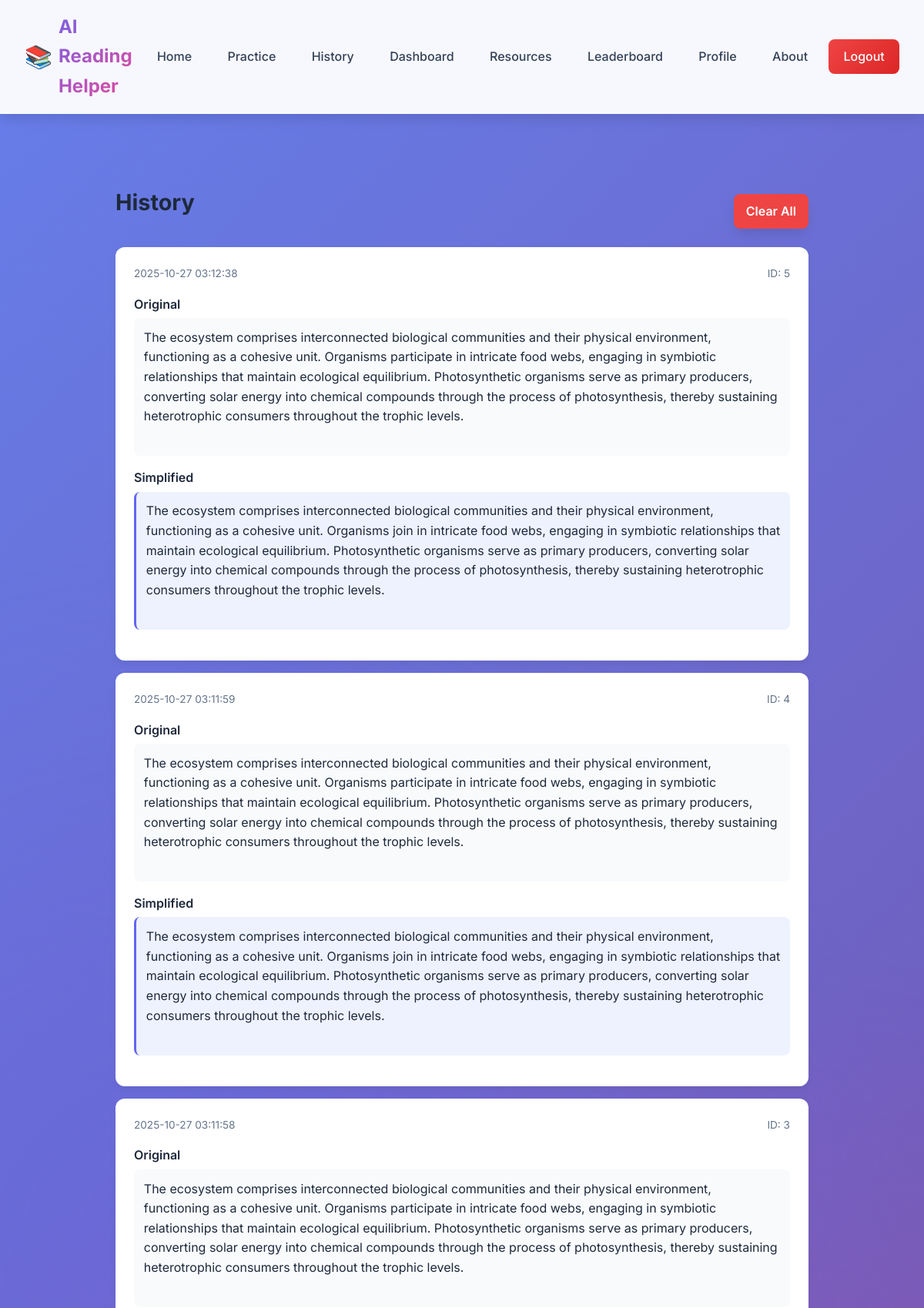
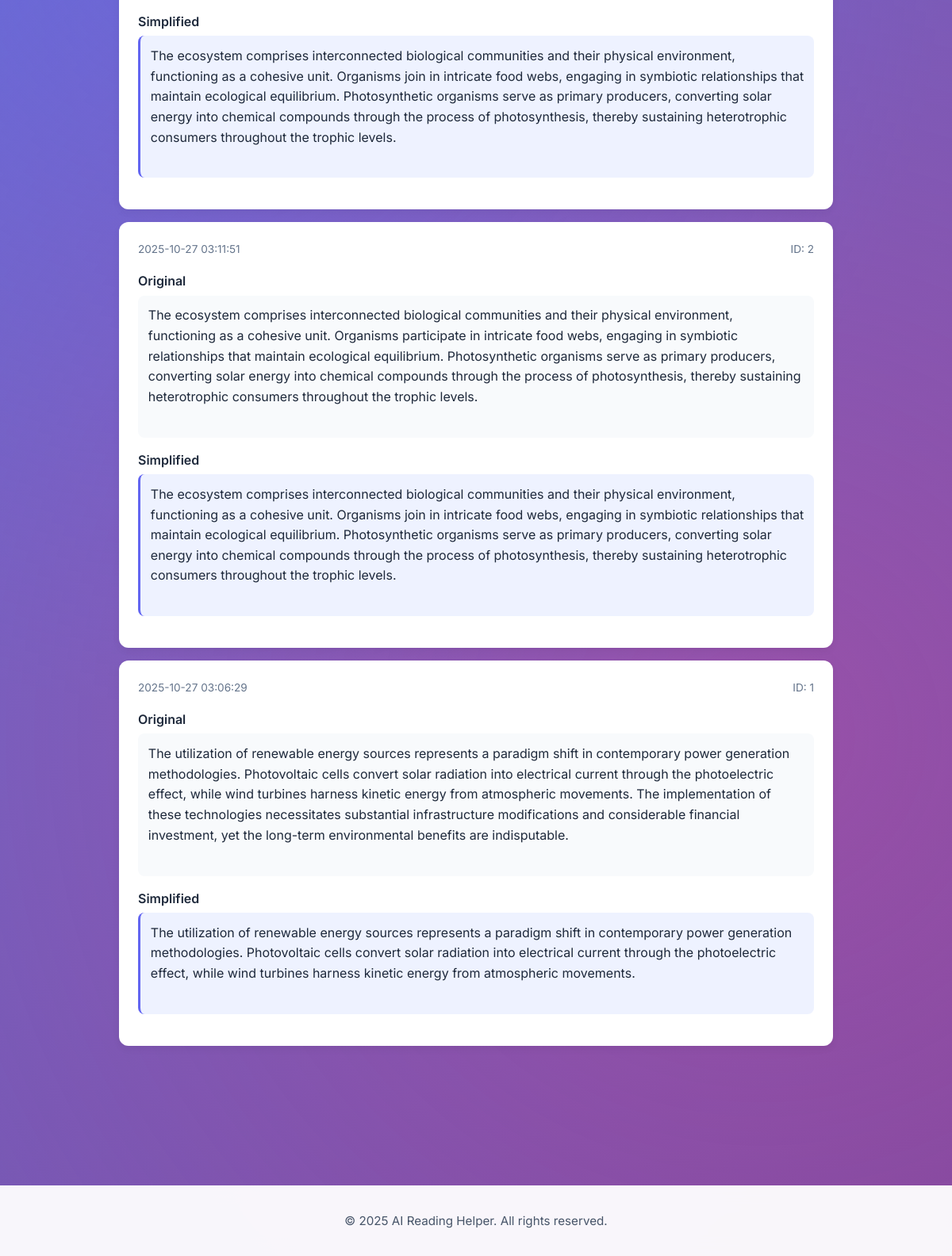
Screenshot of /history (signed in) with the database file from the repository (2 pictures, top to bottom).
### tables this page shows
CREATE TABLE reading_history (
            id INTEGER PRIMARY KEY AUTOINCREMENT,
            user_id INTEGER,
            original_text TEXT NOT NULL,
            simplified_text TEXT NOT NULL,
            reading_level TEXT,
            created_at TIMESTAMP DEFAULT CURRENT_TIMESTAMP,
            reading_time INTEGER DEFAULT 0,
            difficulty_score FLOAT,
            words_count INTEGER,
            FOREIGN KEY (user_id) REFERENCES users(id)
        );

### app.py (the view)
@app.route('/history')
def history():
    if 'user_id' in session:
        history_items = get_user_history(session['user_id'], limit=50)
    else:
        history_items = session.get('history', [])
    return render_template('history.html', history=history_items)

### app.py (called while the page is built)
@app.context_processor
def inject_user():
    user = None
    if 'user_id' in session:
        user = get_user_by_id(session['user_id'])
    return dict(current_user=user)

### database.py (called while the page is built)
def get_db():
    conn = sqlite3.connect(DATABASE)
    conn.row_factory = sqlite3.Row
    return conn

def get_user_by_id(user_id):
    conn = get_db()
    cursor = conn.cursor()
    cursor.execute('SELECT * FROM users WHERE id = ?', (user_id,))
    user = cursor.fetchone()
    conn.close()
    return dict(user) if user else None

def get_user_history(user_id, limit=10):
    conn = get_db()
    cursor = conn.cursor()
    cursor.execute('''
        SELECT * FROM reading_history
        WHERE user_id = ?
        ORDER BY created_at DESC
        LIMIT ?
    ''', (user_id, limit))
    history = cursor.fetchall()
    conn.close()
    return [dict(row) for row in history]

### templates/history.html (shortened to what this page needs)
{% extends "base.html" %}
{% block content %}
<section class="content">
  <div class="history-container">
    <div class="history-header">
      <h2>History</h2>
      {% if history %}
      <a href="{{ url_for('clear_history') }}" class="btn-danger">Clear All</a>
      {% endif %}
    </div>
    {% if history %}
    <div class="history-list">
      {% for h in history %}
      <div class="history-card">
        <div class="history-meta">
          <span>
            {{ h.created_at if h.created_at else h.timestamp }}
          </span>
          <span>ID: {{ h.id }}</span>
        </div>
        <div class="text-block">
          <div class="label">Original</div>
          <pre>
{{ h.original_text if h.original_text else h.original }}
          </pre>
        </div>
        <div class="text-block">
          <div class="label">Simplified</div>
          <pre class="highlight">
{{ h.simplified_text if h.simplified_text else h.simplified }}
          </pre>
        </div>
      </div>
      {% endfor %}
    </div>
    {% else %}
    <div class="empty-state">
      <p>No history yet.</p>
      <span>Start simplifying text to see results here.</span>
    </div>
    {% endif %}
  </div>
</section>
{% endblock %}

### static/css/style.css (style rules this page uses)
:root { --primary: #6366f1; --primary-dark: #4f46e5; --primary-light: #818cf8; --secondary: #ec4899; --success: #10b981; --danger: #ef4444; --warning: #f59e0b; --dark: #1e293b; --gray-50: #f8fafc; --gray-100: #f1f5f9; --gray-200: #e2e8f0; --gray-300: #cbd5e1; --gray-600: #475569; --gray-700: #334155; --gray-800: #1e293b; --shadow-sm: 0 1px 2px 0 rgba(0, 0, 0, 0.05); --shadow-md: 0 4px 6px -1px rgba(0, 0, 0, 0.1); --shadow-lg: 0 10px 15px -3px rgba(0, 0, 0, 0.1); --shadow-xl: 0 20px 25px -5px rgba(0, 0, 0, 0.1); --transition: all 0.3s cubic-bezier(0.4, 0, 0.2, 1); }
* { margin: 0; padding: 0; box-sizing: border-box; }
body { font-family: 'Inter', -apple-system, BlinkMacSystemFont, 'Segoe UI', sans-serif; background: linear-gradient(135deg, #667eea 0%, #764ba2 100%); min-height: 100vh; color: var(--dark); line-height: 1.6; position: relative; overflow-x: hidden; }
body::before { content: ''; position: fixed; top: 0; left: 0; width: 100%; height: 100%; background: radial-gradient(circle at 20% 50%, rgba(99, 102, 241, 0.3) 0%, transparent 50%), radial-gradient(circle at 80% 80%, rgba(236, 72, 153, 0.3) 0%, transparent 50%); pointer-events: none; z-index: -1; }
.btn-primary, .btn-secondary, .btn-danger { display: inline-block; padding: 1rem 2.5rem; border-radius: 12px; font-weight: 600; text-decoration: none; transition: var(--transition); border: none; cursor: pointer; font-size: 1rem; box-shadow: var(--shadow-lg); position: relative; overflow: hidden; }
.btn-danger { background: linear-gradient(135deg, var(--danger), #dc2626); color: white; margin-top: 1.5rem; }
.history-list { display: grid; gap: 1.5rem; margin-bottom: 2rem; }
* { transition: background-color 0.3s ease, color 0.3s ease, border-color 0.3s ease; }
button, a, input, textarea, select { transition: all 0.3s cubic-bezier(0.4, 0, 0.2, 1); }

### templates/history.html (style rules this page uses)
.content { padding: 2rem; }
.history-container { max-width: 900px; margin: auto; }
.history-header { display: flex; justify-content: space-between; align-items: center; margin-bottom: 1.5rem; }
.history-header h2 { font-size: 1.8rem; }
.btn-danger { background: #ef4444; color: white; padding: 0.6rem 1rem; border-radius: 8px; text-decoration: none; font-weight: 600; }
.history-list { display: flex; flex-direction: column; gap: 1rem; }
.history-card { background: white; border-radius: 12px; padding: 1.5rem; box-shadow: 0 4px 10px rgba(0,0,0,0.05); transition: 0.2s; }
.history-meta { display: flex; justify-content: space-between; font-size: 0.85rem; color: #64748b; margin-bottom: 1rem; }
.text-block { margin-bottom: 1rem; }
.label { font-weight: 600; margin-bottom: 0.3rem; }
pre { background: #f8fafc; padding: 0.8rem; border-radius: 8px; white-space: pre-wrap; word-wrap: break-word; font-family: inherit; }
.highlight { background: #eef2ff; border-left: 3px solid #6366f1; }

### rows the page displays
reading_history: created_at "2025-10-27 03:12:38", id "5", original_text "The ecosystem comprises interconnected biological communities and their physical environment, functioning as a cohesive unit. Organisms participate in intricate food webs, engaging in symbiotic relationships that maintain ecological equilibrium. Photosynthetic organisms serve as primary producers, converting solar energy into chemical compounds through the process of photosynthesis, thereby sustaining heterotrophic consumers throughout the trophic levels.", simplified_text "The ecosystem comprises interconnected biological communities and their physical environment, functioning as a cohesive unit. Organisms join in intricate food webs, engaging in symbiotic relationships that maintain ecological equilibrium. Photosynthetic organisms serve as primary producers, converting solar energy into chemical compounds through the process of photosynthesis, thereby sustaining heterotrophic consumers throughout the trophic levels."
reading_history: created_at "2025-10-27 03:11:59", id "4", original_text "The ecosystem comprises interconnected biological communities and their physical environment, functioning as a cohesive unit. Organisms participate in intricate food webs, engaging in symbiotic relationships that maintain ecological equilibrium. Photosynthetic organisms serve as primary producers, converting solar energy into chemical compounds through the process of photosynthesis, thereby sustaining heterotrophic consumers throughout the trophic levels.", simplified_text "The ecosystem comprises interconnected biological communities and their physical environment, functioning as a cohesive unit. Organisms join in intricate food webs, engaging in symbiotic relationships that maintain ecological equilibrium. Photosynthetic organisms serve as primary producers, converting solar energy into chemical compounds through the process of photosynthesis, thereby sustaining heterotrophic consumers throughout the trophic levels."
reading_history: created_at "2025-10-27 03:11:58", id "3", original_text "The ecosystem comprises interconnected biological communities and their physical environment, functioning as a cohesive unit. Organisms participate in intricate food webs, engaging in symbiotic relationships that maintain ecological equilibrium. Photosynthetic organisms serve as primary producers, converting solar energy into chemical compounds through the process of photosynthesis, thereby sustaining heterotrophic consumers throughout the trophic levels.", simplified_text "The ecosystem comprises interconnected biological communities and their physical environment, functioning as a cohesive unit. Organisms join in intricate food webs, engaging in symbiotic relationships that maintain ecological equilibrium. Photosynthetic organisms serve as primary producers, converting solar energy into chemical compounds through the process of photosynthesis, thereby sustaining heterotrophic consumers throughout the trophic levels."
reading_history: created_at "2025-10-27 03:11:51", id "2", original_text "The ecosystem comprises interconnected biological communities and their physical environment, functioning as a cohesive unit. Organisms participate in intricate food webs, engaging in symbiotic relationships that maintain ecological equilibrium. Photosynthetic organisms serve as primary producers, converting solar energy into chemical compounds through the process of photosynthesis, thereby sustaining heterotrophic consumers throughout the trophic levels.", simplified_text "The ecosystem comprises interconnected biological communities and their physical environment, functioning as a cohesive unit. Organisms join in intricate food webs, engaging in symbiotic relationships that maintain ecological equilibrium. Photosynthetic organisms serve as primary producers, converting solar energy into chemical compounds through the process of photosynthesis, thereby sustaining heterotrophic consumers throughout the trophic levels."
reading_history: created_at "2025-10-27 03:06:29", id "1", original_text "The utilization of renewable energy sources represents a paradigm shift in contemporary power generation methodologies. Photovoltaic cells convert solar radiation into electrical current through the photoelectric effect, while wind turbines harness kinetic energy from atmospheric movements. The implementation of these technologies necessitates substantial infrastructure modifications and considerable financial investment, yet the long-term environmental benefits are indisputable.", simplified_text "The utilization of renewable energy sources represents a paradigm shift in contemporary power generation methodologies. Photovoltaic cells convert solar radiation into electrical current through the photoelectric effect, while wind turbines harness kinetic energy from atmospheric movements."
